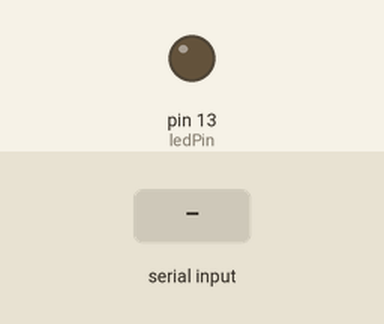
This sketch was run on a simulated Arduino Uno, built with avr-gcc and run on an emulated ATmega328P. Parts: output pins drawn as LEDs (lit = HIGH). The inputs (shaded band) are chosen by the test bench.

Above: at 1.2 s.
1.3 s: "1" received over the second serial link
At 1.8 s:
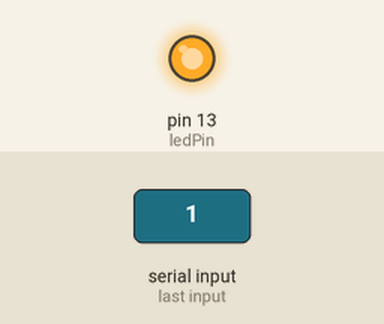
2.8 s: "0" received over the second serial link
At 4.2 s:
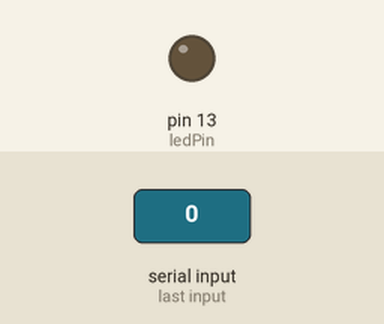
Timing chart, 0 to 5.8 s (numbered marks = the images above; inputs shaded):
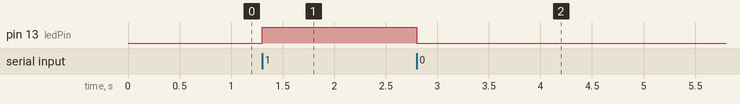

The sketch:

simpleBluetooth.ino
```cpp
//simple bluetooth communication
#include <SoftwareSerial.h>

//arbitrarily defined
//waiting for pin diagrams
#define rxPin 10
#define txPin 11

//set up new serial
SoftwareSerial mySerial = SoftwareSerial(rxPin, txPin);
const int ledPin = 13;
int state = 0;        //if state 1 led turns on, otherwise 0
int flag = 0;         //a flag to prevent duplicate messages

void setup() {
  //define pin modes for communication
  pinMode(ledPin, OUTPUT);
  mySerial.begin(9600);
  digitalWrite(ledPin, LOW); //turn off LED initial

}

void loop() {
  if (mySerial.available()>0){
      state = mySerial.read();
      flag=0;
  }
  if (state == '0'){
    digitalWrite(ledPin, LOW);
    if(flag == 0){
      mySerial.println("LED: off");
      flag = 1;
    }
  }
  else if (state == '1'){
    digitalWrite(ledPin, HIGH);
    if (flag ==0){
      mySerial.println("LED: on");
      flag = 1;
    }
  }
}
```

Measured:
- after the input at 1.3 s, pin 13 (ledPin): LOW → HIGH at once
- after the input at 2.8 s, pin 13 (ledPin): HIGH → LOW at once
